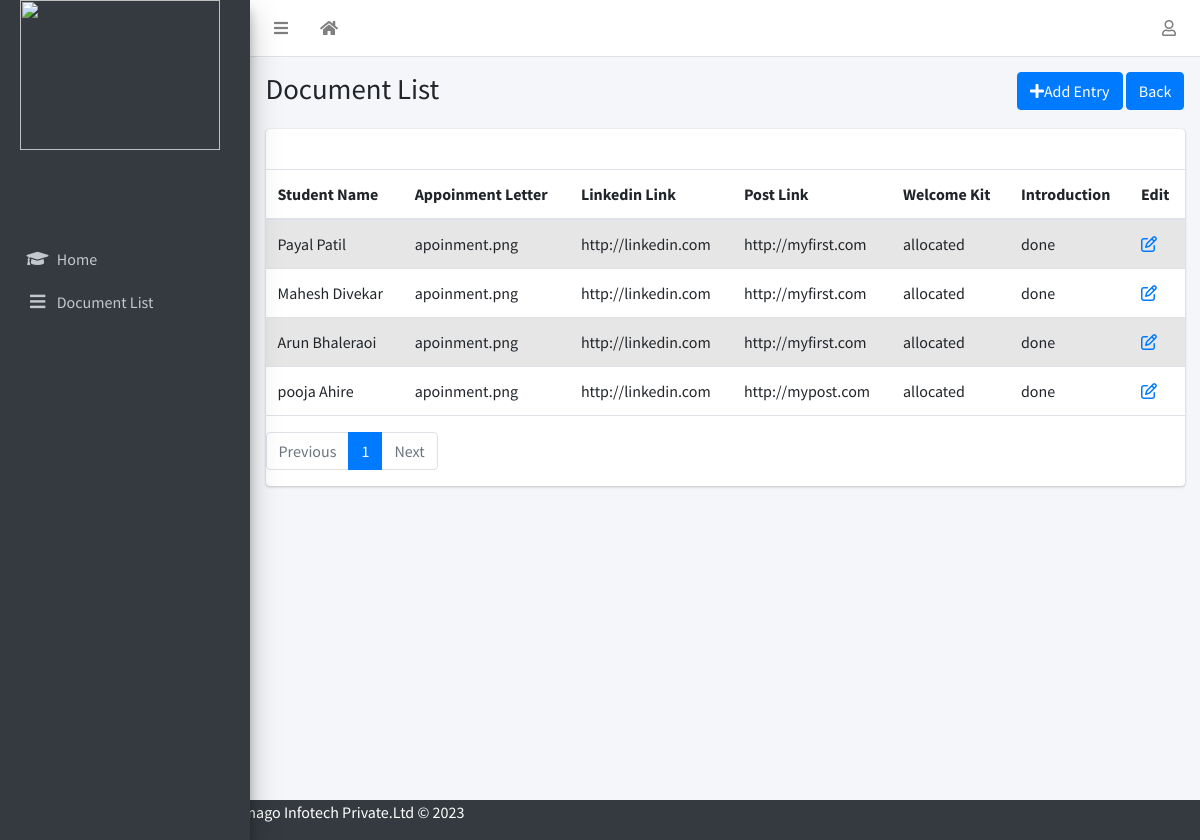
Page /document_list_1/ on the committed database.
### emanage/models.py (models this page shows)
class Documetation(models.Model):
    user = models.OneToOneField(User, on_delete=models.CASCADE,related_name='hr',null=True)
    enquiry=models.ForeignKey(Enquiry,on_delete=models.CASCADE,null=True,blank=True)
    compulsory=models.ForeignKey(Compulsory,on_delete=models.CASCADE,null=True,blank=True)
    optional=models.ForeignKey(Optional,on_delete=models.CASCADE,null=True,blank=True)
    photos=models.ImageField(upload_to='media/',default="")
    image=models.ImageField(upload_to='media/',default="")
    appointment=models.ImageField(upload_to='media/',default="",null=True)
    account_link=models.CharField(max_length=200,null=True,blank=True)
    post_link=models.CharField(max_length=200,null=True,blank=True)
    STATUS=(
    ('kit_allocated','kit_allocated'),
    ('Not_allocated','Not_allocated')
    )
    welcome=models.TextField(max_length=100, choices=STATUS, default="not_allocated",null=True)
    I_STATUS=(
    ('Intro_Done','Intro_Done'),
    ('Not_Done','Not_Done')
    )
    intro=models.TextField(max_length=100, choices=I_STATUS, default="Not_Done",null=True)

class Enquiry(models.Model):
    user = models.OneToOneField(User, on_delete=models.CASCADE,related_name='enquiry',null=True)
    Full_Name=models.CharField(max_length=250,default="")
    gender=models.CharField(max_length=10)
    Email_Address=models.EmailField()
    Contact_Number=models.IntegerField()
    Permanent_Address=models.TextField(blank=True,null=True,default='')
    Date_of_Birth=models.DateField(auto_now_add=False,null=True,blank=True)
    massage=models.TextField(blank=True,null=True)
    Whatsapp_Number=models.IntegerField(blank=True,null=True)
    Alternate_Number=models.IntegerField(blank=True,null=True)
    How_did_you_hear_about_us=models.CharField(null=True,max_length=50)
    qualification=models.CharField(max_length=50,null=True,blank=True)
    Technical_Skills=models.CharField(max_length=150,null=True,blank=True)
    Certification_Done=models.CharField(max_length=200,null=True,blank=True)
    Area_of_Intrest=models.CharField(max_length=200,null=True,blank=True)
    reference=models.CharField(max_length=100,null=True,blank=True)
    remark=models.CharField(max_length=100,null=True,blank=True)
    Training_Mode=models.CharField(max_length=50,blank=True,null=True)
    Office_Location_Preference=models.CharField(max_length=50,null=True,blank=True)
    STATUS = (
        ('Finalized', 'Finalized'),
        ('Pending', 'Pending'),
        ('Informed_On_whatsapp','Informed_On_whatsapp')
    )
    enquiry_Status = models.TextField(max_length=100, choices=STATUS, default="Pending",null=True)
    Cource_name=models.ForeignKey(Cource,on_delete=models.CASCADE,null=True,blank=True)

### emanage/views.py (the view)
# urls.py: path('document_list_1/',views.document_view,name='document_list_1'),
def document_view(request):
    approved = Documetation.objects.all()
    items_per_page = 9  # Number of items to display per page
    paginator = Paginator(approved, items_per_page)  # Create a Paginator object
    page_number = request.GET.get('page')  # Get the current page number from the request parameters
    page_obj = paginator.get_page(page_number)  # Get
    return render(request, 'HR/doc_list.html', context={'approved':page_obj,'page_obj':page_obj})

### template/HR/doc_list.html
{% extends 'HR/hr_home.html' %}
{% block title %}Document List{% endblock title %}
{% block breadcrumb %}
<a class="btn btn-primary" href="{% url 'emanage:enq_doc' %}"><i
    class="fas fa-plus"></i>Add Entry</a>
<a class="btn btn-primary" href="{% url 'emanage:hr_home' %}"> Back</a>
{% endblock breadcrumb %}
{% block content %}
<div class="table-responsive">
<table class="table table-striped">
  <thead>
    <tr>
      <th>Student Name</th>
      <th>Appoinment Letter</th>
      <th>Linkedin Link </th>
      <th>Post Link</th>
      <th>Welcome Kit</th>
      <th>Introduction</th>
      <th>Edit</th>
    </tr>
  </thead>
  <tbody>
    <tr>
      {% for xyz in approved %}
        <td>{{xyz.enquiry.Full_Name}}</td>
        <td>{{xyz.appointment}}</td>
        <td>{{xyz.account_link}}</td>
        <td>{{xyz.post_link}}</td>
        <td>{{xyz.welcome}}</td>
        <td>{{xyz.intro}}</td>
        <td><a href="">
          <i class="fa-regular fa-pen-to-square"></i></i></a></td>
     </tr>
      {% endfor %}
  </tbody>
</table>
</div>
<nav aria-label="Page navigation example">
  <ul class="pagination">
    {% if page_obj.has_previous %}
      <li class="page-item"><a class="page-link" href="?page={{ page_obj.previous_page_number }}">Previous</a></li>
    {% else %}
       <li class="page-item disabled"><span class="page-link">Previous</span></li>
    {% endif %}
    {% for i in page_obj.paginator.page_range %}
       {% if page_obj.number == i %}
      <li class="page-item active"><span class="page-link">{{ i }}</span></li>
       {% else %}
        <li class="page-item"><a class="page-link" href="?page={{ i }}">{{ i }}</a></li>
      {% endif %}
    {% endfor %}
    {% if page_obj.has_next %}
       <li class="page-item"><a class="page-link" href="?page={{ page_obj.next_page_number }}">Next</a></li>
    {% else %}
       <li class="page-item disabled"><span class="page-link">Next</span></li>
    {% endif %}
{% endblock %}

### rows in the picture
Documetation: enquiry.Full_Name "Payal Patil", appointment "apoinment.png", account_link "http://linkedin.com", post_link "http://myfirst.com", welcome "allocated", intro "done"
Documetation: enquiry.Full_Name "Mahesh Divekar", appointment "apoinment.png", account_link "http://linkedin.com", post_link "http://myfirst.com", welcome "allocated", intro "done"
Documetation: enquiry.Full_Name "Arun Bhaleraoi", appointment "apoinment.png", account_link "http://linkedin.com", post_link "http://myfirst.com", welcome "allocated", intro "done"
Documetation: enquiry.Full_Name "pooja Ahire", appointment "apoinment.png", account_link "http://linkedin.com", post_link "http://mypost.com", welcome "allocated", intro "done"

### other values in the picture
{{ i }} "1"
